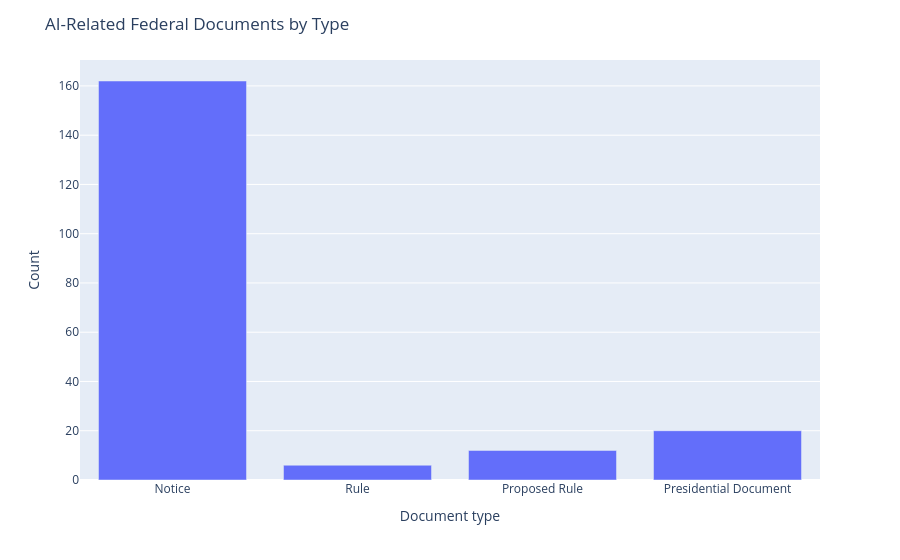

Notebook code for this chart:
### Markdown cell above
**Chart 1 — What it argues:** **Commerce Department** leads agency-level activity (59 document-agency appearances), driven largely by **NIST** (35) inside Commerce. **HHS** (24) and the **Executive Office of the President** (20) follow, showing that AI governance is concentrated in standards/commerce bodies, health regulation, and White House policy—not spread evenly across all agencies.

### Code cell
# Chart 2 — Distribution of document types (vertical bar)
type_counts = df["type"].fillna("Unknown").value_counts()
counts_ordered = pd.Series(
    {t: int(type_counts.get(t, 0)) for t in TYPE_ORDER},
    index=TYPE_ORDER,
)

fig2 = px.bar(
    x=counts_ordered.index.astype(str),
    y=counts_ordered.values,
    labels={"x": "Document type", "y": "Count"},
)
fig2.update_layout(
    title="AI-Related Federal Documents by Type",
    showlegend=False,
)
fig2.write_image(str(BASE_DIR / "chart2_types.png"), scale=2)
fig2.show()
print("Saved", BASE_DIR / "chart2_types.png")

### Figure 1 — Plotly figure (JSON) as saved in the notebook; plotly's stock layout.template omitted (floating-point values rounded to 4 significant figures)
{"data": [{"hovertemplate": "Document type=%{x}<br>Count=%{y}<extra></extra>", "legendgroup": "", "marker": {"color": "#636efa", "pattern": {"shape": ""}}, "name": "", "orientation": "v", "showlegend": false, "textposition": "auto", "type": "bar", "x": ["Notice", "Rule", "Proposed Rule", "Presidential Document"], "xaxis": "x", "y": [162, 6, 12, 20], "yaxis": "y"}], "layout": {"barmode": "relative", "legend": {"tracegroupgap": 0}, "margin": {"t": 60}, "showlegend": false, "title": {"text": "AI-Related Federal Documents by Type"}, "xaxis": {"anchor": "y", "domain": [0.0, 1.0], "title": {"text": "Document type"}}, "yaxis": {"anchor": "x", "domain": [0.0, 1.0], "title": {"text": "Count"}}}}
